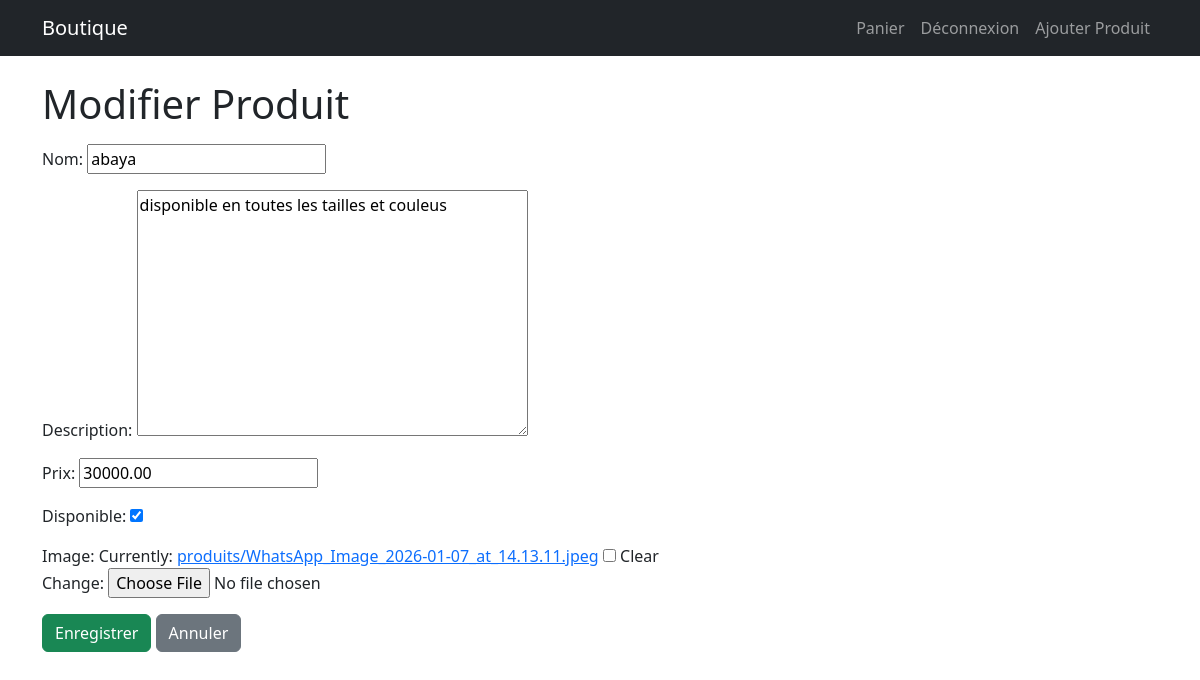
The app's page /produits/modifier/1/ (signed in) with its own data.
### produits/models.py (models this page shows, shortened)
class Produit(models.Model):
    nom = models.CharField(max_length=100)
    description = models.TextField()
    prix = models.DecimalField(max_digits=10, decimal_places=2)
    disponible = models.BooleanField(default=True)
    image = models.ImageField(upload_to='produits/', null=True, blank=True)

### produits/views.py (the view)
# urls.py: path('produits/modifier/<int:pk>/', views.modifier_produit, name='modifier_produit'),
@staff_member_required(login_url='/utilisateurs/connexion/')
def modifier_produit(request, pk):
    produit = get_object_or_404(Produit, pk=pk)
    if request.method == 'POST':
        form = ProduitForm(request.POST, request.FILES, instance=produit)
        if form.is_valid():
            form.save()
            messages.success(request, "Produit modifié avec succès !")
            return redirect('liste_produits')
    else:
        form = ProduitForm(instance=produit)
    return render(request, 'produits/formulaire.html', {'form': form})

### produits/forms.py
class ProduitForm(forms.ModelForm):
    class Meta:
        model = Produit
        fields = ['nom', 'description', 'prix', 'disponible', 'image']

### produits/templates/produits/formulaire.html (shortened to what this page needs)
{% extends 'base.html' %}
{% block content %}
<h1>{{ form.instance.pk|yesno:"Modifier Produit,Ajouter Produit" }}</h1>
<form method="post" enctype="multipart/form-data" class="mt-3">
    {% for field in form %}
      <div class="mb-3">
        {{ field.label_tag }}
        {{ field }}
      </div>
    {% endfor %}
    <button type="submit" class="btn btn-success">Enregistrer</button>
    <a href="{% url 'liste_produits' %}" class="btn btn-secondary">Annuler</a>
</form>
{% endblock %}

### records on screen
Produit: instance.pk "Modifier Produit", form "abaya" "disponible en toutes les tailles et couleus" "30000.00" "☑"

### other values on screen
{{ field.label_tag }} "Nom:" "Description:" "Prix:" "Disponible:" "Image:"
